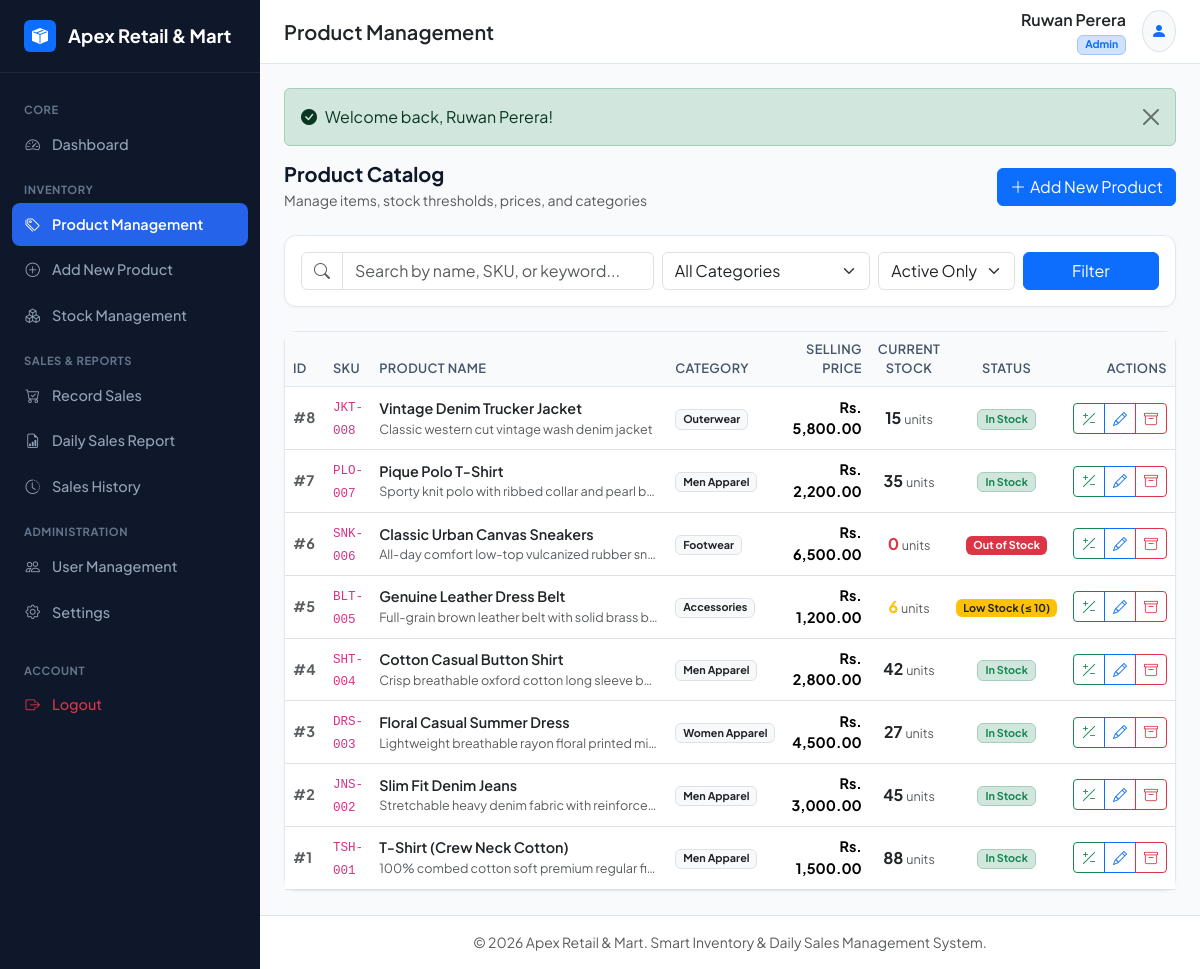
/xampp-package/products.php (signed in), run on the app's committed database.
### tables this page shows
CREATE TABLE `settings` (
  `id` INT UNSIGNED AUTO_INCREMENT PRIMARY KEY,
  `business_name` VARCHAR(150) NOT NULL DEFAULT 'Apex Retail & Mart',
  `currency` VARCHAR(20) NOT NULL DEFAULT 'Rs.',
  `timezone` VARCHAR(50) NOT NULL DEFAULT 'Asia/Colombo',
  `business_address` TEXT DEFAULT 'No. 45, Galle Road, Colombo 03, Sri Lanka',
  `contact_number` VARCHAR(50) DEFAULT '+94 11 234 5678',
  `email` VARCHAR(100) DEFAULT 'info@apexretail.lk',
  `updated_at` TIMESTAMP DEFAULT CURRENT_TIMESTAMP ON UPDATE CURRENT_TIMESTAMP
);

CREATE TABLE `products` (
  `id` INT UNSIGNED AUTO_INCREMENT PRIMARY KEY,
  `sku` VARCHAR(50) NOT NULL UNIQUE,
  `name` VARCHAR(200) NOT NULL,
  `category` VARCHAR(100) NOT NULL,
  `description` TEXT NULL,
  `selling_price` DECIMAL(12, 2) NOT NULL DEFAULT 0.00,
  `current_stock` INT NOT NULL DEFAULT 0,
  `low_stock_threshold` INT NOT NULL DEFAULT 10,
  `image` VARCHAR(255) NULL,
  `created_at` TIMESTAMP DEFAULT CURRENT_TIMESTAMP,
  `archived_at` TIMESTAMP NULL DEFAULT NULL,
  INDEX `idx_product_sku` (`sku`),
  INDEX `idx_product_category` (`category`),
  INDEX `idx_product_stock` (`current_stock`)
);

### xampp-package/config/database.php (called while the page is built, shortened)
<?php
try {
    $dsn = "mysql:host=" . DB_HOST . ";dbname=" . DB_NAME . ";charset=" . DB_CHARSET;
    $options = [
        PDO::ATTR_ERRMODE            => PDO::ERRMODE_EXCEPTION,
        PDO::ATTR_DEFAULT_FETCH_MODE => PDO::FETCH_ASSOC,
        PDO::ATTR_EMULATE_PREPARES   => false,
    ];
    $pdo = new PDO($dsn, DB_USER, DB_PASS, $options);
} catch (PDOException $e) {
    die("Database Connection Error: Could not connect to the database. " . $e->getMessage());
}
try {
    $stmt = $pdo->query("SELECT * FROM settings WHERE id = 1 LIMIT 1");
    $app_settings = $stmt->fetch();
} catch (Exception $e) {
    date_default_timezone_set('Asia/Colombo');
    $app_settings = [
        'business_name' => 'Apex Retail & Mart',
        'currency' => 'Rs.',
        'timezone' => 'Asia/Colombo',
        'business_address' => 'Colombo, Sri Lanka',
        'contact_number' => '+94 11 234 5678',
        'email' => 'info@apexretail.lk'
    ];
}
?>

### xampp-package/products.php (the view, shortened to what this page needs)
<?php
require_once __DIR__ . '/includes/header.php';
$currency = $app_settings['currency'] ?? 'Rs.';
$search = trim($_GET['search'] ?? '');
$status = trim($_GET['status'] ?? 'active');
$query = "SELECT * FROM products WHERE 1=1";
$params = [];
if ($status === 'archived') {
    $query .= " AND archived_at IS NOT NULL";
} else {
    $query .= " AND archived_at IS NULL";
}
$query .= " ORDER BY id DESC";
$stmt = $pdo->prepare($query);
$stmt->execute($params);
$products = $stmt->fetchAll();
?>
<div class="d-flex flex-wrap justify-content-between align-items-center gap-3 mb-4">
  <div>
    <h5 class="fw-bold mb-1">Product Catalog</h5>
    <p class="text-muted small mb-0">Manage items, stock thresholds, prices, and categories</p>
  </div>
  <div class="d-flex gap-2">
    <a href="product_add.php" class="btn btn-primary">
      <i class="bi bi-plus-lg me-1"></i>Add New Product
    </a>
  </div>
</div>
<div class="card mb-4">
  <div class="card-body p-3">
    <form method="GET" class="row g-2 align-items-center">
      <div class="col-12 col-md-5">
        <div class="input-group">
          <span class="input-group-text bg-white"><i class="bi bi-search text-muted"></i></span>
          <input type="text" name="search" class="form-control" placeholder="Search by name, SKU, or keyword..." value="<?= e($search) ?>">
        </div>
      </div>
      <div class="col-6 col-md-3">
        <select name="category" class="form-select">
          <option value="">All Categories</option>
        </select>
      </div>
      <div class="col-6 col-md-2">
        <select name="status" class="form-select">
          <option value="active" <?= ($status === 'active') ? 'selected' : '' ?>>Active Only</option>
        </select>
      </div>
      <div class="col-12 col-md-2 d-flex gap-1">
        <button type="submit" class="btn btn-primary w-100">Filter</button>
      </div>
    </form>
  </div>
</div>
<div class="card">
  <div class="table-responsive">
    <table class="table table-hover align-middle mb-0">
      <thead>
        <tr>
          <th style="width: 70px;">ID</th>
          <th>SKU</th>
          <th>Product Name</th>
          <th>Category</th>
          <th class="text-end">Selling Price</th>
          <th class="text-center">Current Stock</th>
          <th class="text-center">Status</th>
          <th class="text-end">Actions</th>
        </tr>
      </thead>
      <tbody>
        <?php if (empty($products)): ?>
          <tr>
            <td colspan="8" class="text-center py-5 text-muted">
              <i class="bi bi-inbox fs-1 d-block mb-2"></i>
              No products found matching your search.
            </td>
          </tr>
        <?php else: ?>
          <?php foreach ($products as $p): ?>
            <tr>
              <td class="text-muted fw-bold">#<?= $p['id'] ?></td>
              <td><code><?= e($p['sku']) ?></code></td>
              <td>
                <div class="fw-semibold text-dark"><?= e($p['name']) ?></div>
                <?php if (!empty($p['description'])): ?>
                  <div class="text-muted small text-truncate" style="max-width: 280px;"><?= e($p['description']) ?></div>
                <?php endif; ?>
              </td>
              <td><span class="badge bg-light text-dark border"><?= e($p['category']) ?></span></td>
              <td class="text-end fw-bold"><?= e($currency) ?> <?= number_format($p['selling_price'], 2) ?></td>
              <td class="text-center">
                <span class="fw-bold fs-6 <?= ($p['current_stock'] == 0) ? 'text-danger' : (($p['current_stock'] <= $p['low_stock_threshold']) ? 'text-warning' : 'text-dark') ?>">
                  <?= $p['current_stock'] ?>
                </span>
                <span class="text-muted small"> units</span>
              </td>
              <td class="text-center">
                <?php if ($p['current_stock'] == 0): ?>
                  <span class="badge bg-danger">Out of Stock</span>
                <?php elseif ($p['current_stock'] <= $p['low_stock_threshold']): ?>
                  <span class="badge bg-warning text-dark">Low Stock (≤ <?= $p['low_stock_threshold'] ?>)</span>
                <?php else: ?>
                  <span class="badge bg-success-subtle text-success border border-success-subtle">In Stock</span>
                <?php endif; ?>
              </td>
              <td class="text-end">
                <div class="btn-group btn-group-sm">
                  <a href="stock.php?product_id=<?= $p['id'] ?>" class="btn btn-outline-success" title="Add Stock / Restock">
                    <i class="bi bi-plus-slash-minus"></i>
                  </a>
                  <a href="product_edit.php?id=<?= $p['id'] ?>" class="btn btn-outline-primary" title="Edit Product">
                    <i class="bi bi-pencil"></i>
                  </a>
                  <?php if ($p['archived_at']): ?>
                    <a href="products.php?action=restore&id=<?= $p['id'] ?>" class="btn btn-outline-secondary" title="Restore Product" onclick="return confirm('Restore this product to active catalog?');">
                      <i class="bi bi-arrow-up-circle"></i>
                    </a>
                  <?php else: ?>
                    <a href="products.php?action=archive&id=<?= $p['id'] ?>" class="btn btn-outline-danger" title="Archive Product" onclick="return confirm('Archive this product? It will be hidden from new sales.');">
                      <i class="bi bi-archive"></i>
                    </a>
                  <?php endif; ?>
                </div>
              </td>
            </tr>
          <?php endforeach; ?>
        <?php endif; ?>
      </tbody>
    </table>
  </div>
</div>
<?php require_once __DIR__ . '/includes/footer.php'; ?>

### xampp-package/includes/sidebar.php
<?php
$current_page = basename($_SERVER['PHP_SELF']);
$is_admin = ($_SESSION['user_role'] ?? 'staff') === 'admin';
?>
<aside class="sidebar no-print">
  <a href="dashboard.php" class="sidebar-brand">
    <div class="bg-primary text-white rounded p-1 d-flex align-items-center justify-content-center" style="width: 32px; height: 32px;">
      <i class="bi bi-box-seam-fill fs-6"></i>
    </div>
    <span><?= e($app_settings['business_name'] ?? 'Apex Retail') ?></span>
  </a>
  <div class="sidebar-nav">
    <div class="sidebar-heading">Core</div>
    <a href="dashboard.php" class="nav-link <?= ($current_page === 'dashboard.php') ? 'active' : '' ?>">
      <i class="bi bi-speedometer2"></i>
      <span>Dashboard</span>
    </a>
    <div class="sidebar-heading">Inventory</div>
    <a href="products.php" class="nav-link <?= ($current_page === 'products.php') ? 'active' : '' ?>">
      <i class="bi bi-tags"></i>
      <span>Product Management</span>
    </a>
    <a href="product_add.php" class="nav-link <?= ($current_page === 'product_add.php') ? 'active' : '' ?>">
      <i class="bi bi-plus-circle"></i>
      <span>Add New Product</span>
    </a>
    <a href="stock.php" class="nav-link <?= ($current_page === 'stock.php') ? 'active' : '' ?>">
      <i class="bi bi-boxes"></i>
      <span>Stock Management</span>
    </a>
    <div class="sidebar-heading">Sales & Reports</div>
    <a href="sales.php" class="nav-link <?= ($current_page === 'sales.php') ? 'active' : '' ?>">
      <i class="bi bi-cart-check"></i>
      <span>Record Sales</span>
    </a>
    <a href="report.php" class="nav-link <?= ($current_page === 'report.php' || $current_page === 'print_report.php') ? 'active' : '' ?>">
      <i class="bi bi-file-earmark-bar-graph"></i>
      <span>Daily Sales Report</span>
    </a>
    <a href="sales_history.php" class="nav-link <?= ($current_page === 'sales_history.php') ? 'active' : '' ?>">
      <i class="bi bi-clock-history"></i>
      <span>Sales History</span>
    </a>
    <?php if ($is_admin): ?>
      <div class="sidebar-heading">Administration</div>
      <a href="users.php" class="nav-link <?= ($current_page === 'users.php') ? 'active' : '' ?>">
        <i class="bi bi-people"></i>
        <span>User Management</span>
      </a>
      <a href="settings.php" class="nav-link <?= ($current_page === 'settings.php') ? 'active' : '' ?>">
        <i class="bi bi-gear"></i>
        <span>Settings</span>
      </a>
    <?php endif; ?>
    <div class="sidebar-heading mt-3">Account</div>
    <a href="logout.php" class="nav-link text-danger">
      <i class="bi bi-box-arrow-right"></i>
      <span>Logout</span>
    </a>
  </div>
</aside>

### xampp-package/includes/footer.php (shortened to what this page needs)
    </div>
    <footer class="bg-white border-top py-3 px-4 text-muted small text-center no-print">
      &copy; <?= date('Y') ?> <?= e($app_settings['business_name'] ?? 'Apex Retail') ?>. Smart Inventory & Daily Sales Management System.
    </footer>
  </div>
</div>
</body>
</html>

### xampp-package/assets/css/style.css (style rules this page uses)
:root { --primary-color: #2563eb; --primary-hover: #1d4ed8; --sidebar-bg: #0f172a; --sidebar-hover: #1e293b; --sidebar-text: #94a3b8; --sidebar-active-text: #ffffff; --body-bg: #f8fafc; --card-bg: #ffffff; --border-color: #e2e8f0; --text-main: #0f172a; --text-muted: #64748b; --success: #16a34a; --warning: #f59e0b; --danger: #dc2626; }
body { font-family: 'Plus Jakarta Sans', system-ui, -apple-system, sans-serif; background-color: var(--body-bg); color: var(--text-main); min-height: 100vh; }
.sidebar { width: 260px; background-color: var(--sidebar-bg); color: #fff; flex-shrink: 0; display: flex; flex-direction: column; transition: all 0.3s ease; z-index: 1000; }
.sidebar-brand { padding: 1.25rem 1.5rem; border-bottom: 1px solid rgba(255, 255, 255, 0.08); display: flex; align-items: center; gap: 0.75rem; font-weight: 700; font-size: 1.15rem; color: #fff; text-decoration: none; }
.sidebar-nav { padding: 1rem 0.75rem; flex-grow: 1; overflow-y: auto; }
.sidebar-heading { font-size: 0.7rem; text-transform: uppercase; letter-spacing: 0.05em; color: #64748b; padding: 0.75rem 0.75rem 0.35rem; font-weight: 700; }
.nav-link { display: flex; align-items: center; gap: 0.75rem; padding: 0.65rem 0.85rem; color: var(--sidebar-text); border-radius: 8px; font-weight: 500; font-size: 0.9rem; margin-bottom: 0.2rem; transition: all 0.2s; text-decoration: none; }
.nav-link.active { background-color: var(--primary-color); color: #fff; font-weight: 600; }
.card { border: 1px solid var(--border-color); border-radius: 12px; box-shadow: 0 1px 3px rgba(0,0,0,0.04); background-color: #fff; }
.table thead th { background-color: #f8fafc; color: #475569; font-weight: 600; font-size: 0.8rem; text-transform: uppercase; letter-spacing: 0.03em; border-bottom: 1px solid var(--border-color); }
.table tbody td { vertical-align: middle; font-size: 0.9rem; }

### data on the page
settings: business_name "Apex Retail & Mart", currency "Rs."
products: id "8", sku "JKT-008", name "Vintage Denim Trucker Jacket", description "Classic western cut vintage wash denim jacket", category "Outerwear", selling_price "5,800.00", current_stock "15", low_stock_threshold "In Stock"
products: id "7", sku "PLO-007", name "Pique Polo T-Shirt", description "Sporty knit polo with ribbed collar and pearl b…", category "Men Apparel", selling_price "2,200.00", current_stock "35", low_stock_threshold "In Stock"
products: id "6", sku "SNK-006", name "Classic Urban Canvas Sneakers", description "All-day comfort low-top vulcanized rubber sn…", category "Footwear", selling_price "6,500.00", current_stock "0", shows "Out of Stock"
products: id "5", sku "BLT-005", name "Genuine Leather Dress Belt", description "Full-grain brown leather belt with solid brass b…", category "Accessories", selling_price "1,200.00", current_stock "6", low_stock_threshold "10"
products: id "4", sku "SHT-004", name "Cotton Casual Button Shirt", description "Crisp breathable oxford cotton long sleeve b…", category "Men Apparel", selling_price "2,800.00", current_stock "42", low_stock_threshold "In Stock"
products: id "3", sku "DRS-003", name "Floral Casual Summer Dress", description "Lightweight breathable rayon floral printed mi…", category "Women Apparel", selling_price "4,500.00", current_stock "27", low_stock_threshold "In Stock"
products: id "2", sku "JNS-002", name "Slim Fit Denim Jeans", description "Stretchable heavy denim fabric with reinforce…", category "Men Apparel", selling_price "3,000.00", current_stock "45", low_stock_threshold "In Stock"
products: id "1", sku "TSH-001", name "T-Shirt (Crew Neck Cotton)", description "100% combed cotton soft premium regular fi…", category "Men Apparel", selling_price "1,500.00", current_stock "88", low_stock_threshold "In Stock"

### other printed values
$page_title "Product Management"
$_SESSION['user_name'] "Ruwan Perera"
$_SESSION['user_role'] "Admin"
$_SESSION['flash_success'] "Welcome back, Ruwan Perera!"
